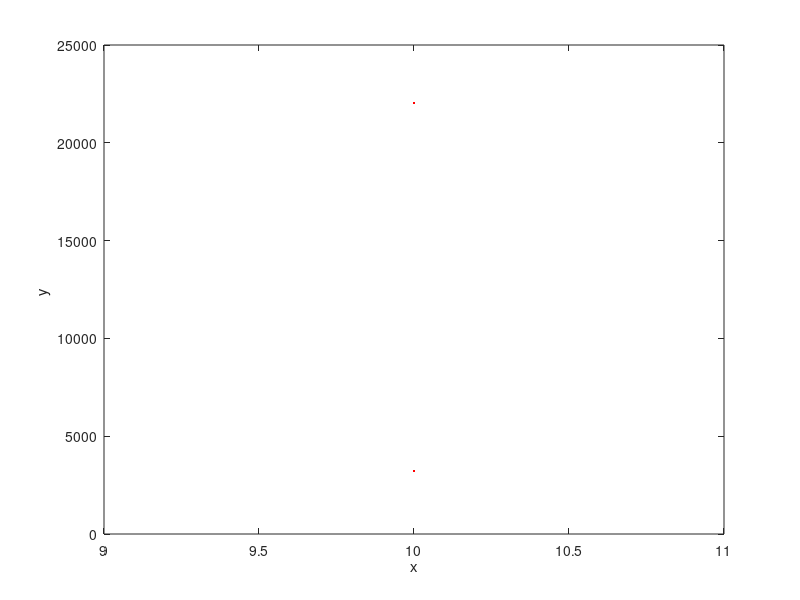

This chart was generated by the following MATLAB code:
f=@(x,y)2*y; %Here we input our function such that dy/dx = f(x,y)
z=@(x) exp(2*x); %Exact solution
x0=input('\n Initial value of x: '); %initial given value x0
y0=input('\n Initial value of y: '); %Given initial value y0
z0=y0;
xn=input('\n Final value of x: ');% where we need to find the value of y 
h=input('\n The step size h: '); %example h=0.1
fprintf('\n x        y       Exact '); % creating the heading for table contaning values of x and y
while x0<=xn %The loop will repeat until the final value of x is reached
    fprintf('\n%4.3f  %4.3f  %4.3f',x0,y0,z0); %values of x0 and y0
    k1=h*f(x0,y0); %formula for calculating k1
    x1=x0+h; %formula for calculating next value of x
    k2=h*f(x0+h/2,y0+k1/2);%formula for calculating k2
    k3=h*f(x0+h/2,y0+k2/2);%formula for calculating k3
    k4=h*f(x0+h,y0+k3);%formula for calculating k4
    y1=y0+(k1+2*k2+2*k3+k4)/6;%formula for calculating the corresponding value of y for the new value x
    z1=z(x0); % value of exact solution
    z0=z1; %updating value
    x0=x1;%Now, the intial value is changed for x
    y0=y1;%Now, the intial value is changed for x
    plot(x0,y0,'r.')
    xlabel ( 'x' ) ; ylabel ( 'y ' )
    hold on
    plot(x0,z0,'r.')
    hold on
  end
